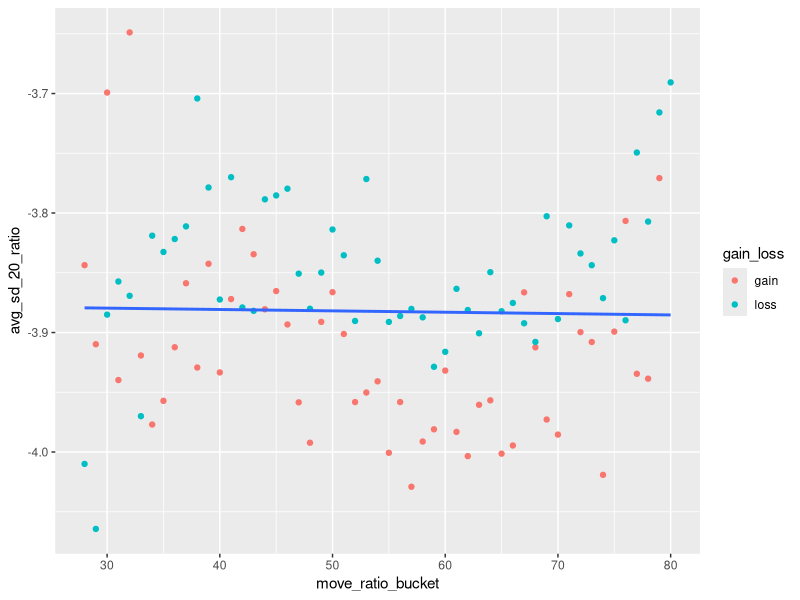

This figure's R source: (Note: this script raises an error after producing the figure.)
## ---- chunk 1
knitr::opts_chunk$set(echo = TRUE)
library(tidyverse)
df_post_earnings <- read_csv("post_earnings_realized_volatility.csv")
library(gridExtra)
## ---- chunk 2
#massage data to how we wnt to graph it
df_post_earnings <-
  df_post_earnings %>% 
    filter(expected_move > 0.01)

df_post_earnings <-
  df_post_earnings %>% 
    filter(move_ratio > 0.01)

df_post_earnings <-
  df_post_earnings %>% 
    mutate(gain_loss = map_chr(actual_move, function(move) if(move < 0) {"loss"} else {"gain"}))

df_post_earnings <-
  df_post_earnings %>% 
    mutate(move_ratio_bucket = cut(log(move_ratio), 100, labels = FALSE))
## ---- chunk 3
#noisy sd 20 vs move ratio
df_post_earnings %>% 
  group_by(move_ratio_bucket, gain_loss) %>% 
  summarize(avg_sd_20_ratio = log(mean(sd_20))
            ,num_obs = n()) %>% 
  filter(num_obs > 50) %>% 
  ggplot() + geom_point(mapping = aes(x = move_ratio_bucket, 
                                      y = avg_sd_20_ratio, color = gain_loss)) +
  geom_smooth(mapping = aes(x = move_ratio_bucket, 
                            y = avg_sd_20_ratio), method = "lm",
              se = F)

df_post_earnings %>% 
  group_by(expected_move, gain_loss) %>% 
  summarize(avg_sd_20_ratio = log(mean(sd_20))
            ,num_obs = n()) %>%
  ggplot()+ geom_point(mapping= aes(
    x = log(df_post_earnings$expected_move), y = avg_sd_20_ratio, color = gain_loss
  ))#+
  # geom_smooth(mapping = aes(move_ratio))
  
## ---- chunk 4
# define graphs
# p1 <-
df_post_earnings %>% 
  group_by(move_ratio_bucket, gain_loss) %>% 
  summarize(avg_sd_03_ratio = log(mean(sd_03/expected_move))
            ,num_obs = n()) %>% 
  filter(num_obs > 50) %>% 
  ggplot() + geom_point(mapping = aes(x = move_ratio_bucket, 
                                      y = avg_sd_03_ratio, color = gain_loss),
                        show.legend = F) +
  geom_smooth(mapping = aes(x = move_ratio_bucket, y = avg_sd_03_ratio), method = "lm",
              se = F) +
  facet_wrap(~ gain_loss, ncol = 1)+
  labs(x = "Move Ratio Rank", y = "Average S.D. 3",
       title = "Move Ratio Rank against Average Standard Deviations for 3/5/7/10 days")

# p2 <-
df_post_earnings %>% 
  group_by(move_ratio_bucket, gain_loss) %>% 
  summarize(avg_sd_05_ratio = log(mean(sd_05/expected_move))
            ,num_obs = n()) %>% 
  filter(num_obs > 50) %>% 
  ggplot() + geom_point(mapping = aes(x = move_ratio_bucket, 
                                      y = avg_sd_05_ratio, color = gain_loss),
                        show.legend = F) +
  geom_smooth(mapping = aes(x = move_ratio_bucket, y = avg_sd_05_ratio), method = "lm",
              se = F) +
  facet_wrap(~ gain_loss, ncol = 1)+
  labs(x = "Move Ratio Rank", y = "Average S.D. 5")

# p3 <-
df_post_earnings %>% 
  group_by(move_ratio_bucket, gain_loss) %>% 
  summarize(avg_sd_07_ratio = log(mean(sd_07/expected_move))
            ,num_obs = n()) %>% 
  filter(num_obs > 50) %>% 
  ggplot() + geom_point(mapping = aes(x = move_ratio_bucket, 
                                      y = avg_sd_07_ratio, color = gain_loss),
                        show.legend = F) +
  geom_smooth(mapping = aes(x = move_ratio_bucket, y = avg_sd_07_ratio), method = "lm",
              se = F) +
  facet_wrap(~ gain_loss, ncol = 1)+
  labs(x = "Move Ratio Rank", y = "Average S.D. 7")

# p4 <-
df_post_earnings %>% 
  group_by(move_ratio_bucket, gain_loss) %>% 
  summarize(avg_sd_10_ratio = log(mean(sd_10/expected_move))
            ,num_obs = n()) %>% 
  filter(num_obs > 50) %>% 
  ggplot() + geom_point(mapping = aes(x = move_ratio_bucket, 
                                      y = avg_sd_10_ratio, color = gain_loss),
                        show.legend = F) +
  geom_smooth(mapping = aes(x = move_ratio_bucket, y = avg_sd_10_ratio), method = "lm",
              se = F) +
  facet_wrap(~ gain_loss, ncol = 1)+
  labs(x = "Move Ratio Rank", y = "Average S.D 10")

# gridExtra::grid.arrange(p1, p2, p3, p4, ncol = 1)
